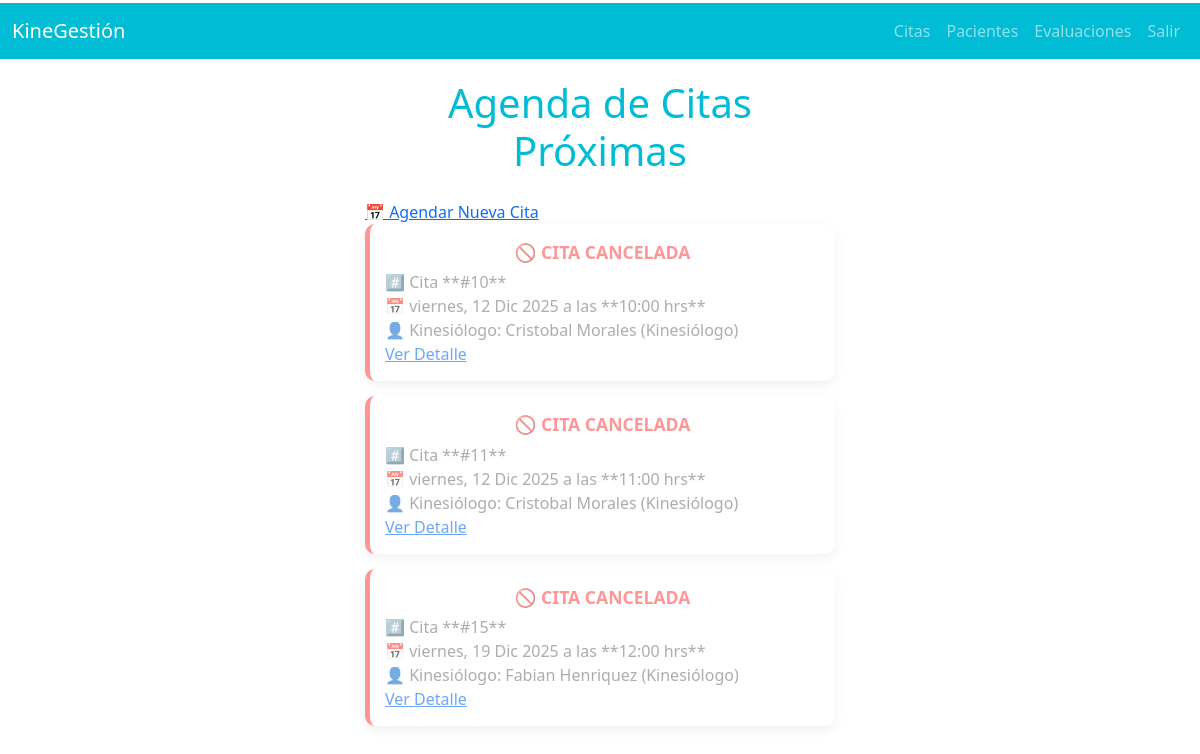
The page /citas/agenda/ (signed in) on the database its author committed.
### citas/models.py (models this page shows, shortened)
class Cita(models.Model):
    kinesiologo = models.ForeignKey(Kinesiologo, on_delete=models.PROTECT, related_name='citas_atendidas')
    paciente = models.ForeignKey(Paciente, on_delete=models.PROTECT, related_name='citas_solicitadas')
    fecha_hora_inicio = models.DateTimeField()
    duracion_minutos = models.PositiveSmallIntegerField(default=60)
    motivo = models.TextField(blank=True, null=True)
    estado = models.CharField(
        max_length=15, # Aumentar max_length para acomodar 'PENDIENTE' y 'CONFIRMADA'
        choices=ESTADOS_CITA,
        default=CITA_PENDIENTE
    )
    fecha_creacion = models.DateTimeField(auto_now_add=True)
    class Meta:
        unique_together = ('kinesiologo', 'fecha_hora_inicio')
        ordering = ['fecha_hora_inicio']
        verbose_name = "Cita"
        verbose_name_plural = "Citas"

### usuarios/models.py (models this page shows)
class Kinesiologo(models.Model):
    perfil = models.OneToOneField(Perfil, on_delete=models.CASCADE)
    especialidad = models.CharField(max_length=100)
    licencia = models.CharField(max_length=50, unique=True)
    def __str__(self):
        return str(self.perfil)

class Perfil(models.Model):
    user = models.OneToOneField(User, on_delete=models.CASCADE)
    nombre = models.CharField(max_length=100)
    apellido = models.CharField(max_length=100)
    rol = models.PositiveSmallIntegerField(choices=ROLES_CHOICES, default=PACIENTE)
    telefono = models.CharField(max_length=15, blank=True, null=True)
    direccion = models.CharField(max_length=255, blank=True, null=True)
    def __str__(self):
        return f'{self.nombre} {self.apellido} ({self.get_rol_display()})'

### citas/views.py (the view)
# urls.py: path('agenda/', views.agenda, name='agenda'),
def agenda(request):
    if not request.user.is_authenticated:
        return redirect('usuarios:autenticar_paciente')
    hoy = timezone.now()
    try:
        paciente = Paciente.objects.get(perfil__user=request.user)
        citas_proximas = Cita.objects.filter(
            paciente=paciente,
            fecha_hora_inicio__gte=hoy
        ).order_by('fecha_hora_inicio')
    except Paciente.DoesNotExist:
        messages.warning(request, "Tu perfil de Paciente no está configurado.")
        citas_proximas = Cita.objects.none()
    context = {
        'citas': citas_proximas,
        'hoy': hoy,
    }
    return render(request, 'citas_agenda.html', context)

### templates/citas_agenda.html (shortened to what this page needs)
<!DOCTYPE html>
<html>
<head>
    <link href="https://cdn.jsdelivr.net/npm/bootstrap@5.3.0/dist/css/bootstrap.min.css" rel="stylesheet">
</head>
<body>
    {% include 'navbar.html' %}
    <div class="container">
        <h1>Agenda de Citas Próximas</h1>
        <a href="{% url 'citas:agendar_cita' %}" class="agendar-btn">
            📅 Agendar Nueva Cita
        </a>
        <ul style="list-style: none; padding-left: 0;">
            {% for cita in citas %}
                <li class="cita-card {% if cita.estado == 'CANCELADA' %}cita-cancelada{% endif %}">
                    {% if cita.estado == 'CANCELADA' %}
                        <div style="color: #ff5252; font-weight: bold; text-align: center; margin-bottom: 5px; font-size: 1.1em;">
                            🚫 CITA CANCELADA
                        </div>
                    {% endif %}
                    <div class="cita-info">
                        <span class="cita-icon">#️⃣</span>
                        Cita **#{{ cita.pk }}**
                    </div>
                    <div class="cita-info">
                        <span class="cita-icon">📅</span>
                        {{ cita.fecha_hora_inicio|date:"l, d M Y" }} a las **{{ cita.fecha_hora_inicio|time:"H:i" }} hrs**
                    </div>
                    <div class="cita-info">
                        <span class="cita-icon">👤</span>
                        Kinesiólogo: {{ cita.kinesiologo }}
                    </div>
                    <div class="cita-actions">
                        <a href="{% url 'citas:detalle_cita' cita.pk %}" class="detalle-btn">
                            Ver Detalle
                        </a>
                    </div>
                </li>
            {% empty %}
                <div class="no-citas">
                    No hay citas próximas agendadas. ¡Agenda una ahora!
                </div>
            {% endfor %}
        </ul>
    </div>
</body>
</html>

### templates/navbar.html (shortened to what this page needs)
<nav class="navbar navbar-expand-lg navbar-dark" style="background-color: #00bcd4;">
  <div class="container-fluid">
    <a class="navbar-brand" href="/">KineGestión</a>
    <div class="collapse navbar-collapse" id="nav">
      <ul class="navbar-nav ms-auto">
        <li class="nav-item"><a class="nav-link" href="{% url 'citas:agenda' %}">Citas</a></li>
        <li class="nav-item"><a class="nav-link" href="{% url 'pacientes:listado_pacientes' %}">Pacientes</a></li>
        <li class="nav-item"><a class="nav-link" href="{% url 'evaluaciones:listado_evaluaciones_general' %}">Evaluaciones</a></li>
        {% if user.is_authenticated %}
          <li class="nav-item"><a class="nav-link" href="{% url 'usuarios:logout_view' %}">Salir</a></li>
        {% else %}
          <li class="nav-item"><a class="nav-link" href="{% url 'usuarios:autenticar_paciente' %}">Entrar</a></li>
        {% endif %}
      </ul>
    </div>
  </div>
</nav>

### templates/citas_agenda.html (style rules this page uses)
body { background-color: white; margin: 0; padding: 0; font-family: 'Segoe UI', Tahoma, Geneva, Verdana, sans-serif; min-height: 100vh; padding-top: 3px; }
.container { max-width: 500px; margin: 0 auto; padding: 20px 15px; }
h1 { color: #00bcd4; text-align: center; margin-bottom: 25px; margin-top: 0; }
.cita-card { background-color: white; border-radius: 10px; padding: 15px; box-shadow: 0 4px 12px rgba(0, 0, 0, 0.1); margin-bottom: 15px; border-left: 5px solid #00bcd4; display: flex; flex-direction: column; transition: opacity 0.3s ease; }
.cita-cancelada { border-left: 5px solid #ff5252; opacity: 0.6; }
.cita-cancelada .cita-info { text-decoration: none; color: #777; }

### rows shown on the page
Cita: estado "🚫 CITA CANCELADA", pk "10", fecha_hora_inicio "viernes, 12 Dic 2025", fecha_hora_inicio "10:00", kinesiologo "Cristobal Morales (Kinesiólogo)"
Cita: estado "🚫 CITA CANCELADA", pk "11", fecha_hora_inicio "viernes, 12 Dic 2025", fecha_hora_inicio "11:00", kinesiologo "Cristobal Morales (Kinesiólogo)"
Cita: estado "🚫 CITA CANCELADA", pk "15", fecha_hora_inicio "viernes, 19 Dic 2025", fecha_hora_inicio "12:00", kinesiologo "Fabian Henriquez (Kinesiólogo)"
